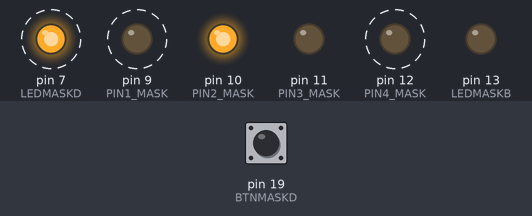
The program below on a simulated Arduino Uno, built with avr-gcc and run on an emulated ATmega328P. On the bench: output pins drawn as LEDs (lit = HIGH). Dashed ring = blinking. The inputs (shaded band) are chosen by the test bench; at power-on: pin 19 (BTNMASKD) LOW.

Above: at 0.45 s.
1.3 s: pin 19 (BTNMASKD) pulled HIGH for 0.15 s
At 3.9 s:
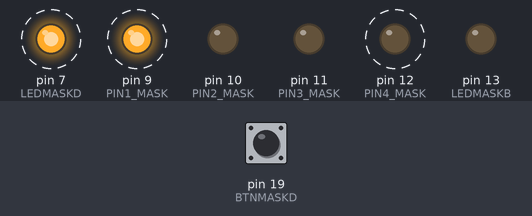
4.3 s: pin 19 (BTNMASKD) pulled HIGH for 1 s
At 4.45 s:
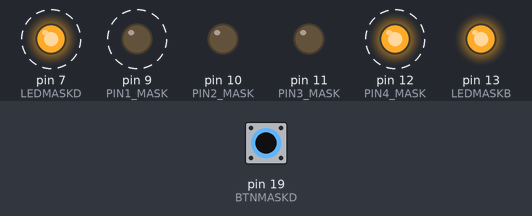
7.3 s: pin 19 (BTNMASKD) pulled HIGH for 3.2 s
At 7.9 s:
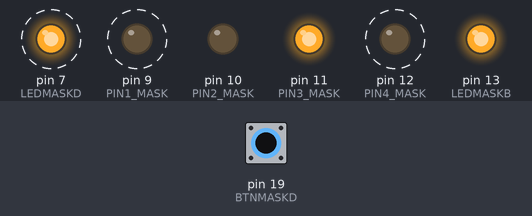
Timing chart, 0 to 18.0 s (numbered marks = the images above; inputs shaded):
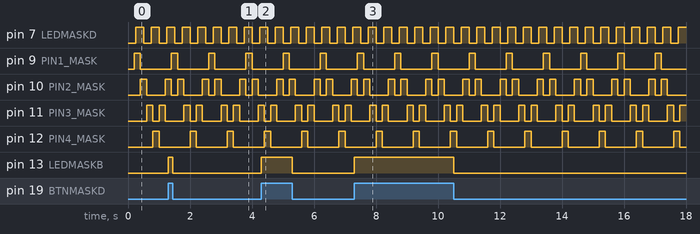

The program:

main.cpp
```cpp
/*
Author: Vincent, Johnson
Bit operations part A
*/

#include <Arduino.h>

#define LEDMASKD (1 << PD7) // assign the mask of the outputs of LEDs
#define BTNMASKD (1 << PD5) // button
#define BTNMASKDSWEEP (1 << PD2) // button
#define LEDMASKB (1 << PB5) // builtin LED

#define PIN1_MASK (1 << PB1)
#define PIN2_MASK (1 << PB2)
#define PIN3_MASK (1 << PB3)
#define PIN4_MASK (1 << PB4)


unsigned long currentMillis = 0;

unsigned long lastTimerValBlinking = 0; // timer millis for blinking led
unsigned long TimerPeriodBlinking = 250;
bool ledBlinking = false; // switch state for the led


unsigned long lastTimerValSweepA = 0; // timer millis for states sweep A
unsigned long TimerPeriodSweepA = 200;
int statesSweepA = 0;
int statesSweepB = 0;


void setup() {
  DDRC = DDRC & ~BTNMASKD;// & ~BTNMASKDSWEEP;  // set the pin to input for btn
 // PORTC = PORTC & ~BTNMASKD;// | BTNMASKDSWEEP;  // make the sweep button a pull up

  DDRD = DDRD | LEDMASKD;   // set the pins to outputs for LED
  DDRB = DDRB | LEDMASKB | PIN1_MASK | PIN2_MASK | PIN3_MASK | PIN4_MASK;   // set the pin to output Builtin LED

  Serial.begin(9600);
}

// ass 3 part A
void externalLedBlink(){
  if(ledBlinking){
    PORTD = PORTD | LEDMASKD;   // make pin High
  } else{
    PORTD = PORTD & ~LEDMASKD;  // make pin Low
  }
}
void btnLedOnOrOFF(bool btnstate){
  if (btnstate){
    PORTB = PORTB & ~LEDMASKB;  // make pin Low
  } else{
    PORTB = PORTB | LEDMASKB;   // make pin High
  }
}

// ass 3 part B
void sweepA(int statesSweepA){
  if(statesSweepA == 1){
    PORTB = (PORTB | PIN1_MASK) & ~PIN2_MASK; // Set PB 1 high and set PB 2 low
  } else if(statesSweepA == 2){
    PORTB = (PORTB & ~PIN1_MASK) | PIN2_MASK; // Set PB 1 low and Set PB 2 high
  } else if (statesSweepA == 3){
    PORTB = (PORTB & ~PIN2_MASK) | PIN3_MASK; // Set PB 2 low and  PB 3 high
  } else if (statesSweepA == 4){
    PORTB = (PORTB & ~PIN3_MASK) | PIN4_MASK; // Set PB 3 low and PB 4 high
  } else if (statesSweepA == 5){
    PORTB = (PORTB & ~PIN4_MASK) | PIN3_MASK; // Set PB 4 low and PB 3 high
  } else if (statesSweepA == 6){
    PORTB = (PORTB & ~PIN3_MASK) | PIN2_MASK; // Set PB 3 low and PB 2 high
  }
}
void sweepB(int statesSweepB){
  if (statesSweepB == 1){
    PORTB = (PORTB | PIN1_MASK);
  } else if (statesSweepB == 2){
    PORTB = (PORTB | PIN2_MASK);
  } else if (statesSweepB == 3){
    PORTB = (PORTB | PIN3_MASK);
  } else if (statesSweepB == 4){
    PORTB = (PORTB | PIN4_MASK);
  } else if (statesSweepB == 5){
    PORTB = (PORTB & ~PIN1_MASK);
  } else if (statesSweepB == 6){
    PORTB = (PORTB & ~PIN2_MASK);
  } else if (statesSweepB == 7){
    PORTB = (PORTB & ~PIN3_MASK);
  } else if (statesSweepB == 8){
    PORTB = (PORTB & ~PIN4_MASK);
  }
}


void loop() {

  currentMillis = millis();


  sweepA(statesSweepA);
  externalLedBlink(); // Toggle LED on/off


  // ass 3 part A
  if (currentMillis - lastTimerValBlinking >= TimerPeriodBlinking) {
    // Update the last timer tick time
    lastTimerValBlinking = currentMillis;
    ledBlinking = !ledBlinking; // change state
  }


  bool btnstate = !(PINC & BTNMASKD);
  btnLedOnOrOFF(btnstate);
  // end part A


  // ass 3 part B

  // end part B

  // bool btnSweepState = !(PINC & BTNMASKDSWEEP);
  // Serial.println(btnSweepState);


  if (currentMillis - lastTimerValSweepA >= TimerPeriodSweepA) {
    // Update the last timer tick time
    lastTimerValSweepA = currentMillis;

    // if (btnSweepState){
      statesSweepA++; // change state
      if (statesSweepA > 6){
        statesSweepA = 1;
      }
    // }
  }
}
```

Measured:
- after the input at 1.3 s, pin 13 (LEDMASKB): LOW → HIGH at once, → LOW 0.15 s later
- after the input at 4.3 s, pin 13 (LEDMASKB): LOW → HIGH at once, → LOW 1.0 s later
- after the input at 7.3 s, pin 13 (LEDMASKB): LOW → HIGH at once, → LOW 3.2 s later
- by itself, pin 7 (LEDMASKD): alternates HIGH for 0.25 s and LOW for 0.25 s
- by itself, pin 9 (PIN1_MASK), pin 12 (PIN4_MASK): alternates HIGH for 0.20 s and LOW for 1.0 s
- by itself, pin 10 (PIN2_MASK): repeats every 1.2 s: HIGH 0.20 s, LOW 0.60 s, HIGH 0.20 s, LOW 0.20 s
- by itself, pin 11 (PIN3_MASK): repeats every 1.2 s: LOW 0.20 s, HIGH 0.20 s, LOW 0.60 s, HIGH 0.20 s
